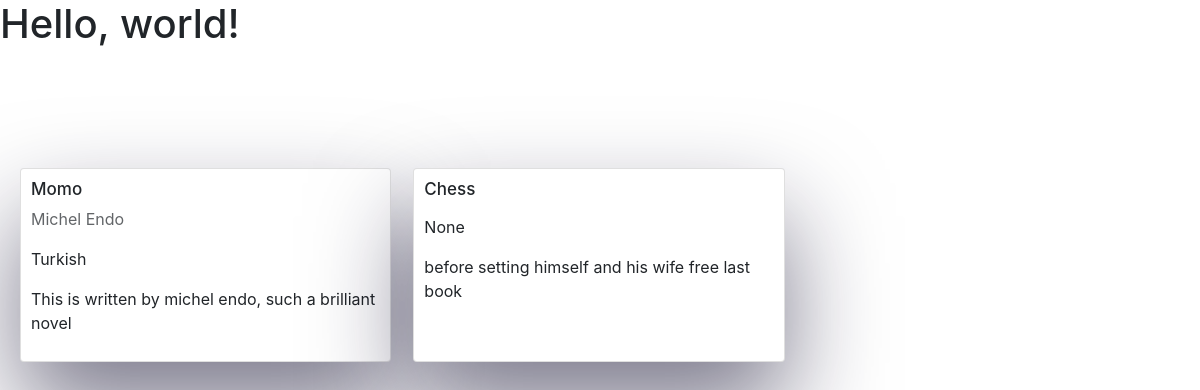
The app's page /, older data.
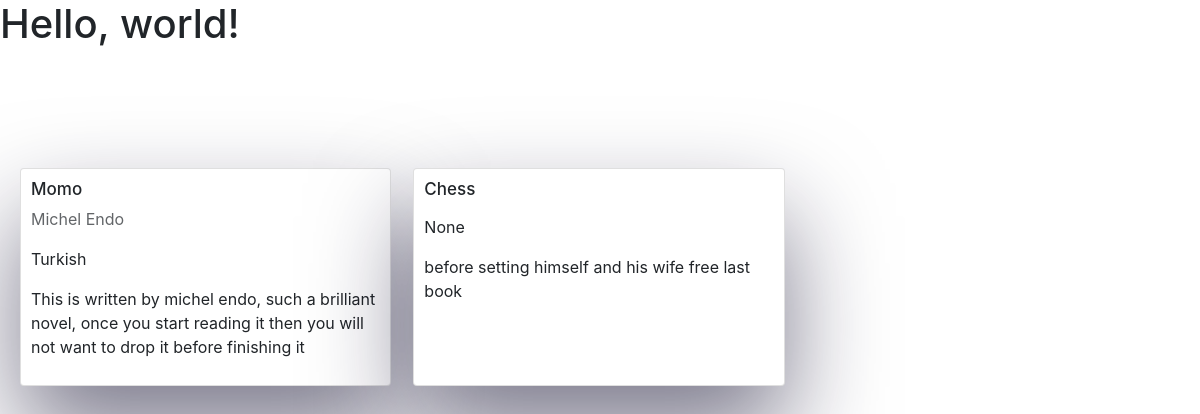
The same page, newer data.
### core/models.py (models this page shows, shortened)
class Book(models.Model):
    title = models.CharField(max_length=50, blank=True, null=True)
    contributor = models.ManyToManyField(
        Contributor, through='BookContributor')
    category = models.ManyToManyField(Category, through='BookCategory')
    user = models.ManyToManyField(User, through='UserBook')
    language = models.ForeignKey(
        Language, on_delete=models.CASCADE, null=True, blank=True)
    slug = models.SlugField()
    description = models.TextField(blank=True, null=True)

class Contributor(models.Model):
    name = models.CharField(max_length=50, blank=True,
                            null=True)
    def __str__(self):
        return self.name

class Language(models.Model):
    name = models.CharField(max_length=50, blank=True, null=True)
    def __str__(self):
        return self.name

### core/views.py (the view)
# urls.py: path("", home),
def home(request):
    books = Book.objects.all()
    context = {'books': books}
    return render(request, "core/home.html", context)

### core/templates/core/home.html
{% extends "base.html" %} {% block content %}
<div class="grid">
  {% for book in books %}
  <div class="card">
    <div class="card__header">
      <h3>{{ book.title }}</h3>
      <p class="contri">{{ book.contributor.all|join:", " }}</p>
      <p class="language">{{ book.language }}</p>
    </div>
    <div class="card__body">
      <p>{{ book.description }}</p>
    </div>
  </div>
  {% endfor %}
</div>
{% endblock %}

Row changes from the older to the newer data that the page shows:
changed Book "Momo": description "This is written by michel endo, such a brilliant novel" → "This is written by michel endo, such a brilliant novel, once you start reading it then you will not want to drop it before finishing it"
